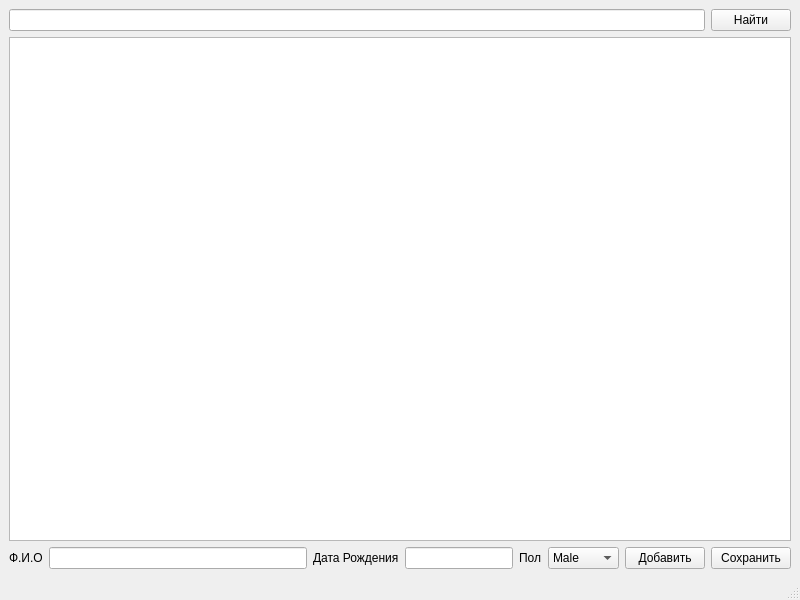
<?xml version="1.0" encoding="UTF-8"?>
<ui version="4.0">
 <class>MainWindow</class>
 <widget class="QMainWindow" name="MainWindow">
  <property name="geometry">
   <rect>
    <x>0</x>
    <y>0</y>
    <width>800</width>
    <height>600</height>
   </rect>
  </property>
  <property name="windowTitle">
   <string>MainWindow</string>
  </property>
  <widget class="QWidget" name="centralwidget">
   <layout class="QVBoxLayout" name="verticalLayout">
    <item>
     <layout class="QHBoxLayout" name="horizontalLayout">
      <item>
       <widget class="QLineEdit" name="editSearch"/>
      </item>
      <item>
       <widget class="QPushButton" name="buttonFind">
        <property name="text">
         <string>Найти</string>
        </property>
       </widget>
      </item>
     </layout>
    </item>
    <item>
     <widget class="MyTextBrowser" name="textBrowser"/>
    </item>
    <item>
     <layout class="QHBoxLayout" name="putForm" stretch="0,1,0,0,0,0,0,0">
      <item>
       <widget class="QLabel" name="nameLabel">
        <property name="text">
         <string>Ф.И.О</string>
        </property>
       </widget>
      </item>
      <item>
       <widget class="QLineEdit" name="putName"/>
      </item>
      <item>
       <widget class="QLabel" name="label">
        <property name="text">
         <string>Дата Рождения</string>
        </property>
       </widget>
      </item>
      <item>
       <widget class="QLineEdit" name="putYear"/>
      </item>
      <item>
       <widget class="QLabel" name="label_2">
        <property name="text">
         <string>Пол</string>
        </property>
       </widget>
      </item>
      <item>
       <widget class="QComboBox" name="genderBox">
        <item>
         <property name="text">
          <string>Male</string>
         </property>
        </item>
        <item>
         <property name="text">
          <string>Female</string>
         </property>
        </item>
       </widget>
      </item>
      <item>
       <widget class="QPushButton" name="putBut">
        <property name="text">
         <string>Добавить</string>
        </property>
       </widget>
      </item>
      <item>
       <widget class="QPushButton" name="saveBut">
        <property name="text">
         <string>Сохранить</string>
        </property>
       </widget>
      </item>
     </layout>
    </item>
   </layout>
  </widget>
  <widget class="QMenuBar" name="menubar">
   <property name="geometry">
    <rect>
     <x>0</x>
     <y>0</y>
     <width>800</width>
     <height>21</height>
    </rect>
   </property>
  </widget>
  <widget class="QStatusBar" name="statusbar"/>
 </widget>
 <customwidgets>
  <customwidget>
   <class>MyTextBrowser</class>
   <extends>QTextBrowser</extends>
   <header>mytextbrowser.h</header>
  </customwidget>
 </customwidgets>
 <resources/>
 <connections>
  <connection>
   <sender>putBut</sender>
   <signal>clicked()</signal>
   <receiver>MainWindow</receiver>
   <slot>addEmployee()</slot>
   <hints>
    <hint type="sourcelabel">
     <x>767</x>
     <y>523</y>
    </hint>
    <hint type="destinationlabel">
     <x>625</x>
     <y>511</y>
    </hint>
   </hints>
  </connection>
  <connection>
   <sender>buttonFind</sender>
   <signal>clicked()</signal>
   <receiver>MainWindow</receiver>
   <slot>findEmployee()</slot>
   <hints>
    <hint type="sourcelabel">
     <x>740</x>
     <y>38</y>
    </hint>
    <hint type="destinationlabel">
     <x>639</x>
     <y>59</y>
    </hint>
   </hints>
  </connection>
  <connection>
   <sender>saveBut</sender>
   <signal>clicked()</signal>
   <receiver>MainWindow</receiver>
   <slot>saveFile()</slot>
   <hints>
    <hint type="sourcelabel">
     <x>403</x>
     <y>555</y>
    </hint>
    <hint type="destinationlabel">
     <x>189</x>
     <y>510</y>
    </hint>
   </hints>
  </connection>
 </connections>
 <slots>
  <slot>findEmployee()</slot>
  <slot>addEmployee()</slot>
  <slot>saveFile()</slot>
 </slots>
</ui>
